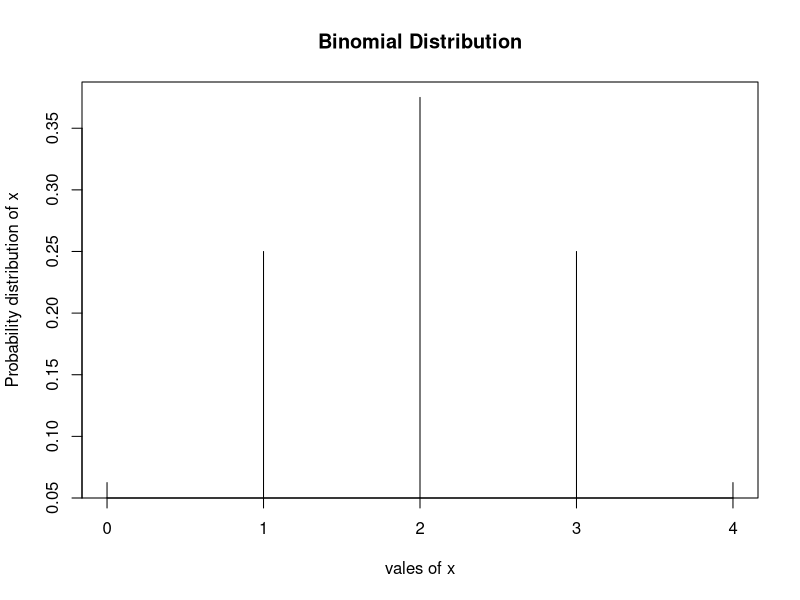

Reproduce this figure in R.
#Problem: Four coins are tossed simultaneously. What is the probability of getting 2 heads 
  
 #number of trials 
 n=4 
 n 
  
 #probability of success 
 p=0.5 
 p 
  
 # (1) probability of hetting exactly 2 heads 
 dbinom(2,n,p)  #pmf 
 ###pbinom(2,n,p)  #cdf 
  
 # (2) probability of getting atleast 2 heads 
 sum(dbinom(2:4,n,p)) 
 ###or 
 1-pbinom(1,n,p) 
  
 # (3) probability of getting atmost 2 heads 
 sum(dbinom(0:2,n,p)) 
 ###or 
 pbinom(2,n,p) #cdf P(X<=2) 
  
 # (4) Expectation of x 
 x = 0:n 
 px = dbinom(x,n,p) 
 Ex = weighted.mean(x,px) 
 Ex 
 ###Exx = weighted.mean(x*x,px) 
  
 # (5) variance of x 
 Varx = weighted.mean(x*x,px)-(weighted.mean(x,px))^2 
 Varx 
  
 # (6) Visualize probability distribution 
 plot(x,px,type="h",xlab="vales of x",ylab="Probability distribution of x",main="Binomial Distribution") 
  
 #Conclusion: ...
